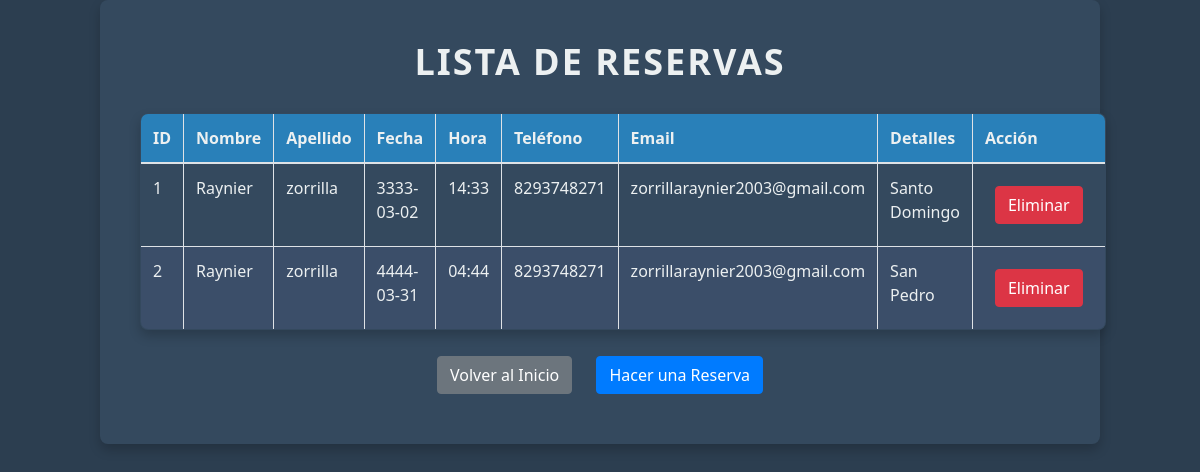
/reservas, run on an earlier commit of the app's database.
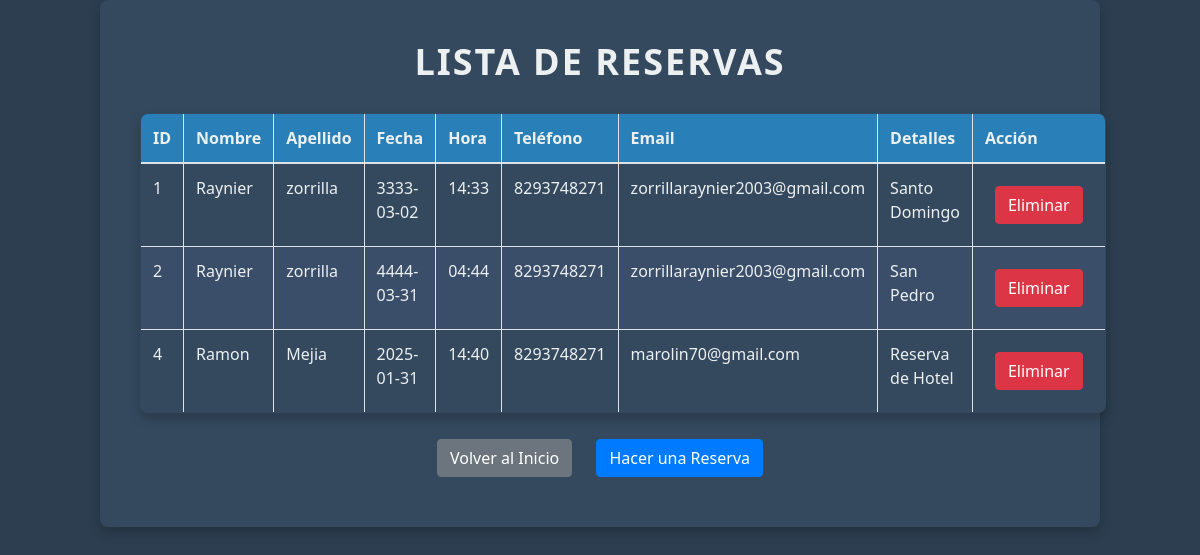
And on a later commit of the database.
### tables this page shows
CREATE TABLE reservas (
            id INTEGER PRIMARY KEY AUTOINCREMENT,
            nombre TEXT NOT NULL,
            apellido TEXT NOT NULL,
            fecha TEXT NOT NULL,
            hora TEXT NOT NULL,
            telefono TEXT,
            email TEXT,
            detalles TEXT
        );

### main.py (the view)
@app.route('/reservas')
def reservas():
    conn = sqlite3.connect('reservas.db')
    cursor = conn.cursor()
    cursor.execute('SELECT * FROM reservas')
    reservas = cursor.fetchall()
    conn.close()
    return render_template('reservas.html', reservas=reservas)

### templates/reservas.html (shortened to what this page needs)
<!DOCTYPE html>
<html>
<head>
    <link href="https://stackpath.bootstrapcdn.com/bootstrap/4.3.1/css/bootstrap.min.css" rel="stylesheet">
    <link rel="stylesheet" href="{{ url_for('static', filename='style.css') }}">
</head>
<body>
    <div class="container text-center">
        <h1>Lista de Reservas</h1>
        <table class="table table-bordered mt-4">
            <thead>
                <tr>
                    <th>ID</th>
                    <th>Nombre</th>
                    <th>Apellido</th>
                    <th>Fecha</th>
                    <th>Hora</th>
                    <th>Teléfono</th>
                    <th>Email</th>
                    <th>Detalles</th>
                    <th>Acción</th>
                </tr>
            </thead>
            <tbody>
                {% for reserva in reservas %}
                <tr>
                    <td>{{ reserva[0] }}</td>
                    <td>{{ reserva[1] }}</td>
                    <td>{{ reserva[2] }}</td>
                    <td>{{ reserva[3] }}</td>
                    <td>{{ reserva[4] }}</td>
                    <td>{{ reserva[5] }}</td>
                    <td>{{ reserva[6] }}</td>
                    <td>{{ reserva[7] }}</td>
                    <td>
                        <a href="{{ url_for('eliminar_reserva', id=reserva[0]) }}" class="btn btn-danger" onclick="return confirm('¿Estás seguro de que quieres eliminar esta reserva?')">Eliminar</a>
                    </td>
                </tr>
                {% endfor %}
            </tbody>
        </table>
        <a href="{{ url_for('index') }}" class="btn btn-secondary">Volver al Inicio</a>
        <a href="{{ url_for('reservar') }}" class="btn btn-primary">Hacer una Reserva</a>
    </div>
</body>
</html>

### static/style.css (style rules this page uses)
body { font-family: 'Segoe UI', Tahoma, Geneva, Verdana, sans-serif; background-color: #2c3e50; color: #ecf0f1; margin: 0; padding: 0; }
.container { max-width: 1000px; margin: 0 auto; padding: 40px; background-color: #34495e; border-radius: 8px; box-shadow: 0 6px 12px rgba(0, 0, 0, 0.2); text-align: center; }
h1 { font-size: 36px; color: #ecf0f1; margin-bottom: 30px; text-transform: uppercase; letter-spacing: 2px; font-weight: bold; }
a { color: #3498db; text-decoration: none; margin: 10px; display: inline-block; font-size: 18px; transition: all 0.3s ease; }
table { width: 100%; border-collapse: collapse; margin-top: 30px; background-color: #34495e; border-radius: 8px; overflow: hidden; box-shadow: 0 6px 12px rgba(0, 0, 0, 0.2); }
table, th, td { border: 1px solid #7f8c8d; }
th, td { padding: 12px; text-align: left; color: #ecf0f1; }
th { background-color: #2980b9; font-weight: bold; }
tr:nth-child(even) { background-color: #3b4e69; }

What changed in the data, as far as the page shows it:
added reservas: id "4", nombre "Ramon", apellido "Mejia", fecha "2025-01-31", hora "14:40", telefono "8293748271", email "marolin70@gmail.com", detalles "Reserva de Hotel"
